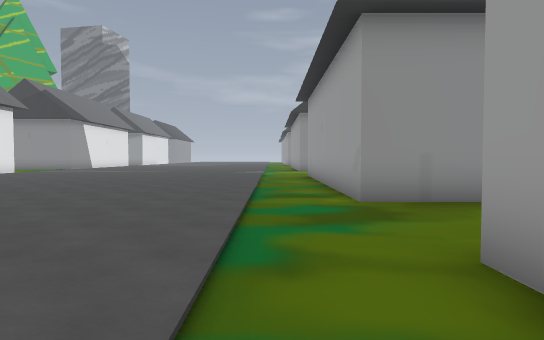
View 1 (above)

24 first-person views from a walk through a level from a Godot 3-D game. The camera is 1.4 m above the floor, tilts 2° down and sees 75° across. The floor is counted in squares, 2 m on a side. Each view is taken from the middle of a square. On the plan, view 1 faces up. The plan holds only what a view shows up to about 11 squares ahead; the rest is blank. The place goes on beyond the plan. Flat picture figures and markers are left out.

View 2
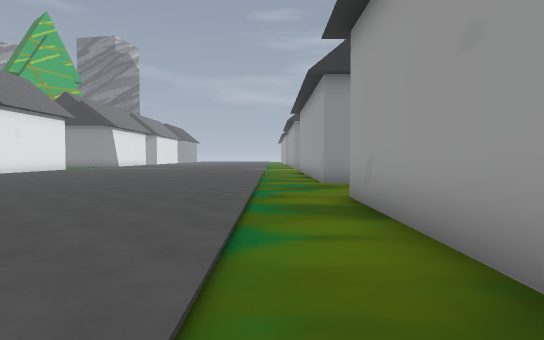

View 3
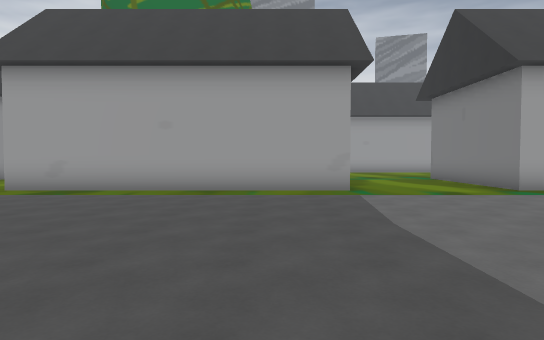

View 4
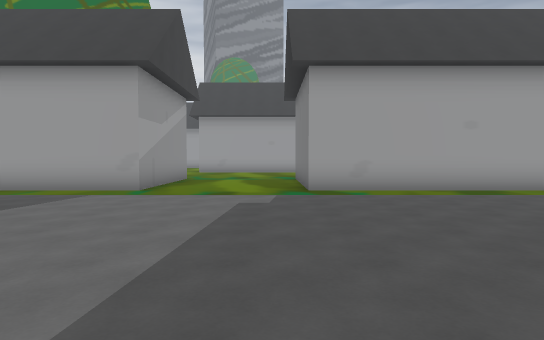

View 5
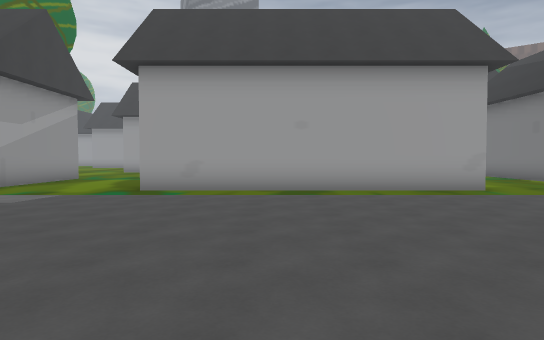

View 6
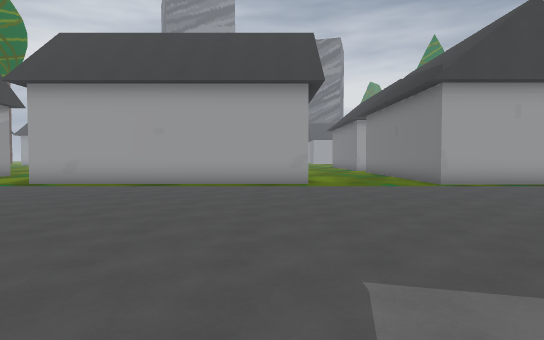

View 7
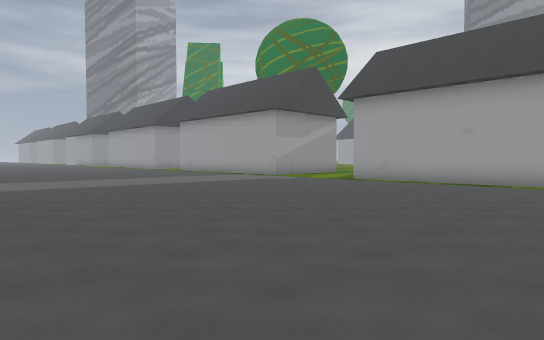

View 8
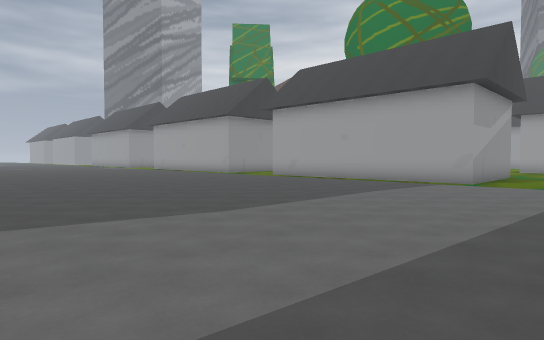

View 9
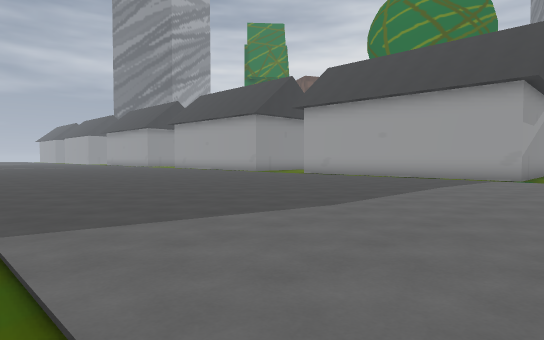

View 10
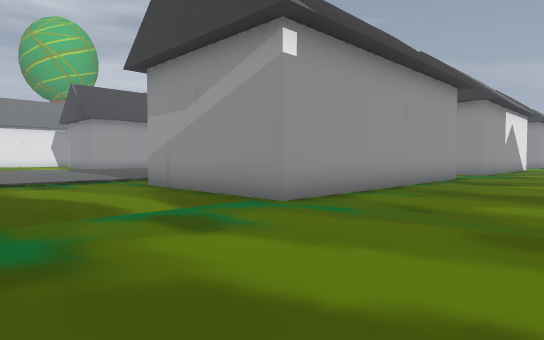

View 11
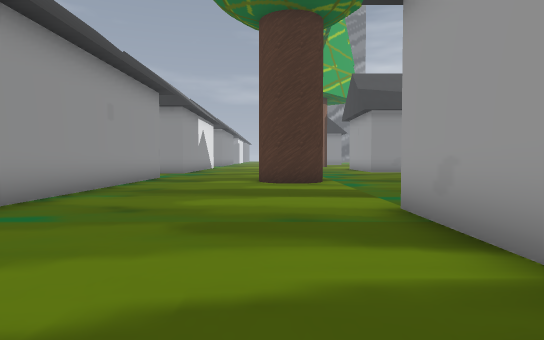

View 12
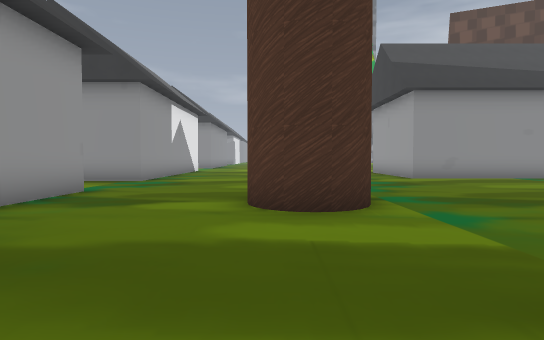

View 13
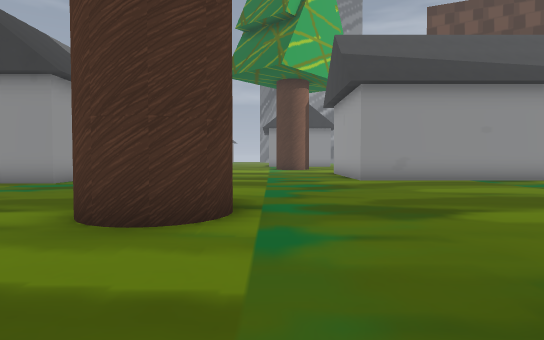

View 14
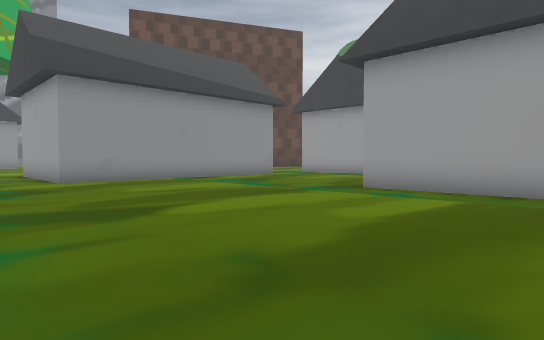

View 15
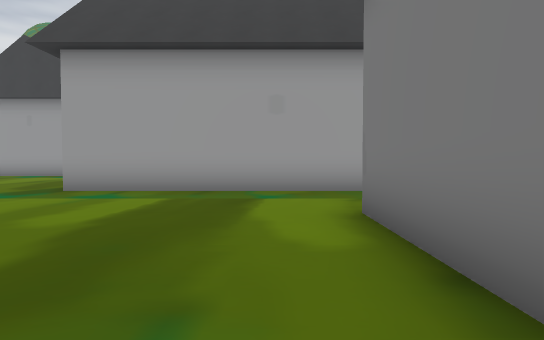

View 16
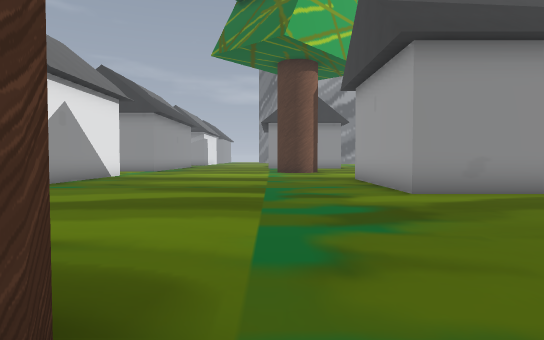

View 17
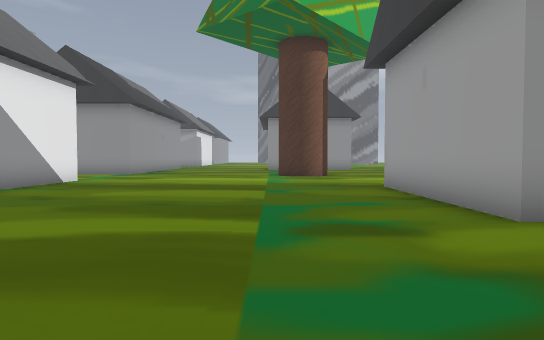

View 18
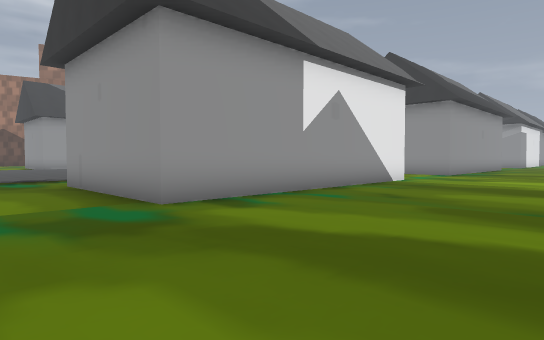

View 19
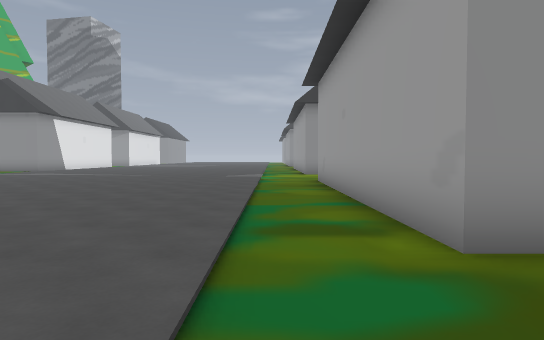

View 20
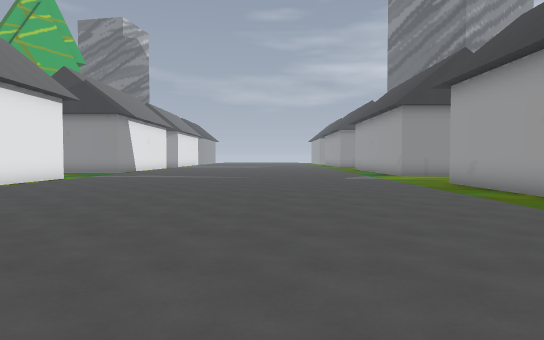

View 21
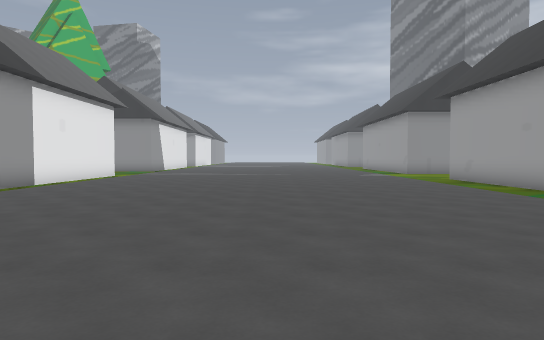

View 22
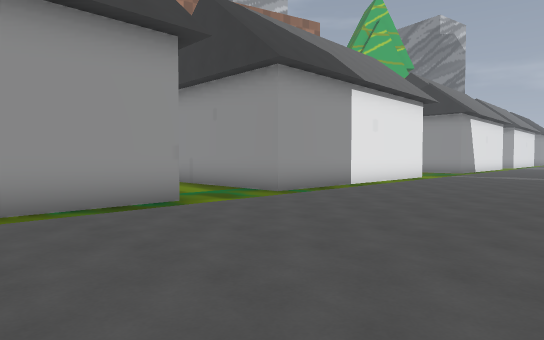

View 23
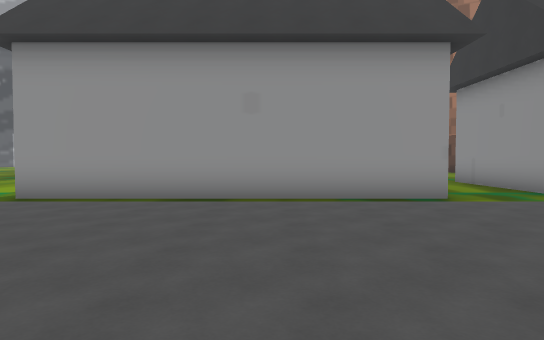

View 24
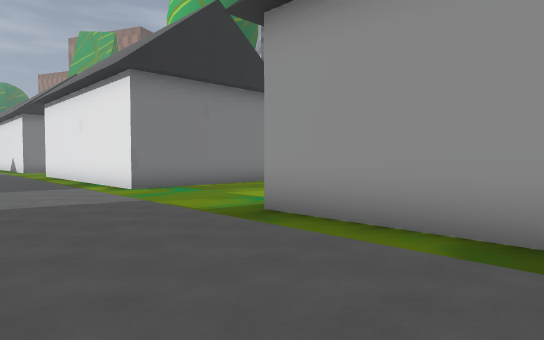

### Floor plan
Points are (right, up) in squares from view 1. A wall is a line through its corners. A room is listed if a view was taken in it or the views show most of it. See-through windows are left out.
Room 1 (views 1, 2, 3, 4, 5, 6, 7, 8, 9, 19, 20, 21, 22, 23, 24)
walls: (1.4, -5.8) (1.4, 2.4); (-14.5, -7.6) (-11.7, -7.6) (-11.7, -10.9); (1.4, 5.6) (1.4, 13.8); (-11.7, 5.4) (-11.7, -2.9); (1.4, -18.1) (1.4, -9.9); (-11.7, 14) (-11.7, 7.9) (-14.5, 7.9); (1.4, -22.5) (1.4, -21.9)
ways out: opening at (1.7, -20) to room 2; opening at (2, -8) to room 2; opening at (2, 4) to room 2
Room 2 (views 10, 11, 12, 13, 14, 15, 16, 17, 18)
walls: (13.4, -5.1) (16.5, -5.1); (11.8, -7.7) (11.8, -5.1); (19.4, -6) (19.4, 0.4); (6.1, 2.4) (6.1, -5.8) (1.4, -5.8); (1.4, -9.9) (4, -9.9); (20.4, 6.8) (14.7, 6.8) (14.7, 11.5); (6.1, 13.9) (6.1, 5.6) (1.4, 5.6); (1.4, -21.9) (2, -21.9)
ways out: opening at (1.7, -20) to room 1; opening at (2, -8) to room 1; opening at (2, 4) to room 1

Where each view was taken, in squares from view 1:
view 1: 0 up, 0 right, facing up
view 2: 4 down, 0 right, facing up
view 3: 4 down, 7 left, facing right
view 4: 9 down, 7 left, facing right
view 5: 13 down, 7 left, facing right
view 6: 17 down, 9 left, facing right
view 7: 17 down, 10 left, facing up-right
view 8: 9 down, 10 left, facing up-right
view 9: 8 down, 11 left, facing up-right
view 10: 10 down, 10 right, facing up-left
view 11: 10 down, 10 right, facing up
view 12: 5 down, 10 right, facing up
view 13: 4 down, 12 right, facing up
view 14: 4 down, 12 right, facing up-right
view 15: 4 down, 12 right, facing right
view 16: 0 up, 12 right, facing up
view 17: 3 up, 12 right, facing up
view 18: 3 up, 11 right, facing up-left
view 19: 3 up, 0 right, facing up
view 20: 3 up, 4 left, facing up
view 21: 1 up, 5 left, facing up
view 22: 2 up, 6 left, facing up-left
view 23: 2 up, 5 left, facing left
view 24: 1 up, 8 left, facing down-left
